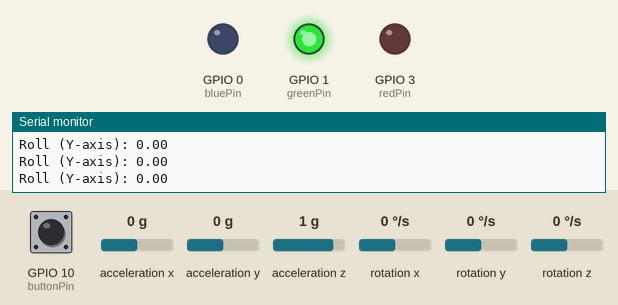
Simulated run of this sketch. Board: ESP32-S3. Parts: output pins drawn as LEDs (lit = HIGH), the last lines printed to the serial monitor. Wiring (inferred from the names in the program): MPU-6050 motion sensor at I2C address 0x68. The test bench sets the inputs (shaded band); at power-on: acceleration x 0 g, GPIO 10 (buttonPin) LOW, acceleration y 0 g, acceleration z 1 g, rotation x 0 °/s, rotation y 0 °/s, rotation z 0 °/s.

Above: at 1.3 s.
1.4 s: acceleration x set to -1.4 g
At 3.2 s:
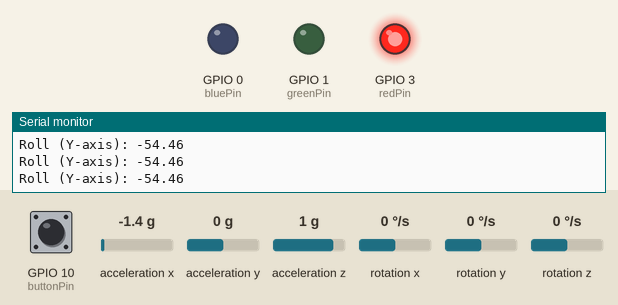
3.5 s: acceleration x set to -0.7 g
5.2 s: acceleration x set to -0.4 g
At 6.9 s:
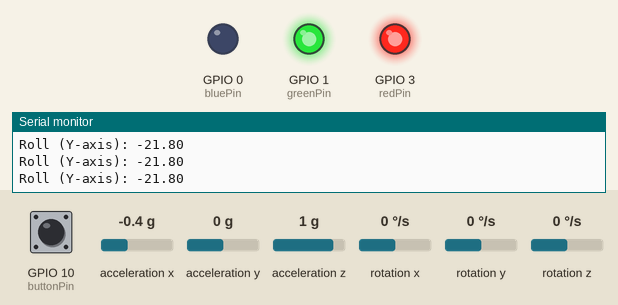
7.5 s: acceleration x set to 1.4 g
At 8.8 s:
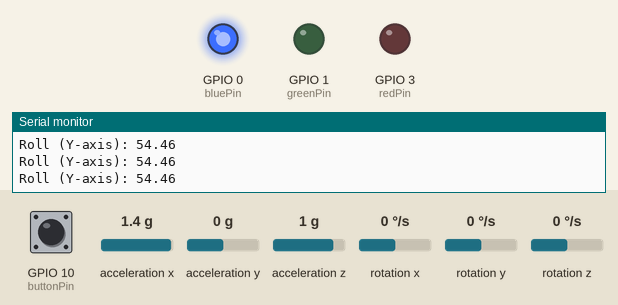
9.5 s: GPIO 10 (buttonPin) pulled HIGH for 0.6 s
At 12.8 s:
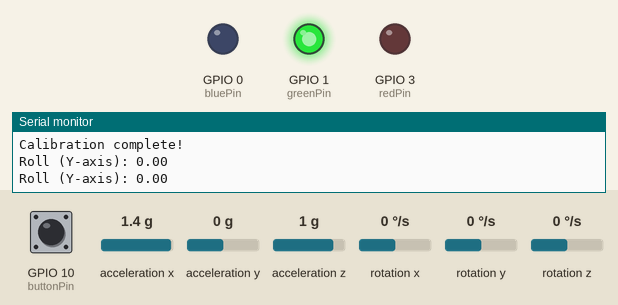
13.1 s: acceleration x set to -0.8 g
At 14.2 s:
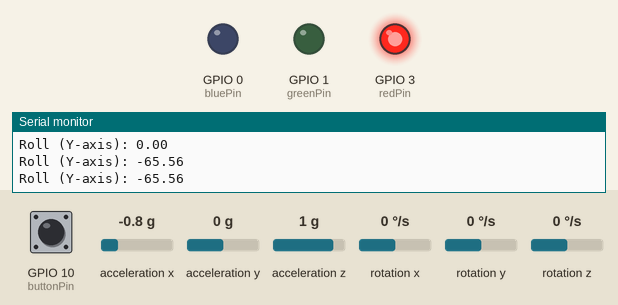
Timing chart, 0 to 16.1 s (numbered marks = the images above; inputs shaded):
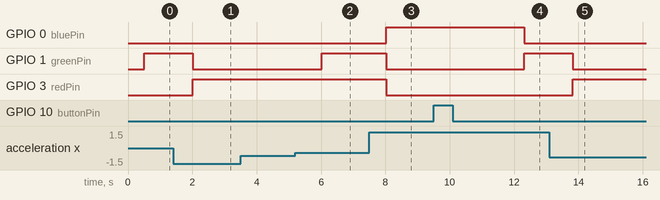

Measured:
- the behaviour switches between -0.6 and -0.5 g on acceleration x (found by bisection; images 1 and 2)
- after the input at 1.4 s, GPIO 1 (greenPin): HIGH → LOW after 0.61 s; GPIO 3 (redPin): LOW → HIGH after 0.61 s
- after the input at 5.2 s, GPIO 1 (greenPin): LOW → HIGH after 0.82 s
- after the input at 7.5 s, GPIO 0 (bluePin): LOW → HIGH after 0.53 s; GPIO 1 (greenPin), GPIO 3 (redPin): HIGH → LOW after 0.53 s
- after the input at 9.5 s, GPIO 0 (bluePin): HIGH → LOW after 2.8 s; GPIO 1 (greenPin): LOW → HIGH after 2.8 s
- after the input at 13.1 s, GPIO 1 (greenPin): HIGH → LOW after 0.73 s; GPIO 3 (redPin): LOW → HIGH after 0.73 s

The sketch:

MK_ONE.ONE.ino
```cpp
#include <Wire.h>
#include <MPU6050.h>
#include <math.h>

#define SDA_PIN 8
#define SCL_PIN 9

int bluePin = 0;
int greenPin = 1;
int redPin = 3;//not sure why pin 2 reads high
int buttonPin = 10;

// Temp values
float offsetAx = 0, offsetAy = 0, offsetAz = 0;

MPU6050 mpu;

void setup() {
  pinMode(bluePin,OUTPUT);
  pinMode(greenPin,OUTPUT);
  pinMode(redPin,OUTPUT);
  pinMode(buttonPin, INPUT);

  Serial.begin(115200);
  Wire.begin(SDA_PIN, SCL_PIN);  // Initialize I2C with custom pins

  Serial.println("Initializing MPU6050...");
  mpu.initialize();  // Initialize MPU6050

  if (!mpu.testConnection()) {
    Serial.println("MPU6050 connection failed! Check wiring.");
    while (1);  // Stop execution if MPU6050 is not detected
  }

  Serial.println("MPU6050 Initialized!");

  // Disable Gyroscope and DLPF to save power
  mpu.setSleepEnabled(false);  // Ensure the sensor is awake
  Wire.beginTransmission(0x68);
  Wire.write(0x6C);  // PWR_MGMT_2 register
  Wire.write(0x07);  // Disable Gyroscope (X, Y, Z)
  Wire.endTransmission();

  Wire.beginTransmission(0x68);
  Wire.write(0x1A);  // CONFIG register
  Wire.write(0x07);  // Disable DLPF
  Wire.endTransmission();
}

void loop() {
  // Check if the button is pressed
  if (digitalRead(buttonPin) == HIGH) {
    calibrateMPU();
    delay(100);  // Debounce delay
  }

  digitalWrite(2,LOW);
  int16_t ax, ay, az;
  mpu.getAcceleration(&ax, &ay, &az);  // Get accelerometer data

  // Convert to 'g' values (1g = 9.81 m/s^2)
  float Ax = (ax / 16384.0) - offsetAx;
  float Ay = (ay / 16384.0) - offsetAy;
  float Az = (az / 16384.0) - offsetAz;

  // Calculate roll (Y-axis)
  float roll = atan2(Ax, Az) * 180.0 / PI;  // Roll around the Y-axis

  // Print roll and pitch values
  Serial.print("Roll (Y-axis): "); Serial.print(roll); Serial.println();

  delay(500);  // Delay to make output more readable

  // Conditions for LEDs
  // hard left therefore blue only
  if(roll > 45 && roll < 180){//(5,180)
    digitalWrite(bluePin,HIGH);
    digitalWrite(greenPin,LOW);
    digitalWrite(redPin,LOW);
  }

  // soft left therefore blue and green
  if(roll > 5 && roll <= 30){ //(5,30]
    digitalWrite(bluePin,HIGH);
    digitalWrite(greenPin,HIGH);
    digitalWrite(redPin,LOW);
  }

  // dead level therefore green only
  if(roll >= -5 && roll <= 5){ //[-5,5]
    digitalWrite(bluePin,LOW);
    digitalWrite(greenPin,HIGH);
    digitalWrite(redPin,LOW);
  }

  // soft right therefore red only
  if(roll < -5 && roll >= -30){ //(-5,-30]
    digitalWrite(bluePin,LOW);
    digitalWrite(greenPin,HIGH);
    digitalWrite(redPin,HIGH);
  }

  // hard right therefore red only
  if(roll < -30 && roll > -180){ //(-30,-180)
    digitalWrite(bluePin,LOW);
    digitalWrite(greenPin,LOW);
    digitalWrite(redPin,HIGH);
  }
}
//calibrates MPU
void calibrateMPU() {
  Serial.println("Calibrating MPU6050... Keep it level and steady!");
  delay(1000);

  float sumAx = 0, sumAy = 0, sumAz = 0;
  int samples = 100;

  for (int i = 0; i < samples; i++) {
    int16_t ax, ay, az;
    mpu.getAcceleration(&ax, &ay, &az);

    sumAx += ax / 16384.0;
    sumAy += ay / 16384.0;
    sumAz += az / 16384.0;

    delay(10);
  }

  offsetAx = sumAx / samples;
  offsetAy = sumAy / samples;
  offsetAz = sumAz / samples - 1.0;  // Subtract 1g to account for gravity

  Serial.println("Calibration complete!");
  //Serial.print("Offsets: "); Serial.print(offsetAy);
}
```
